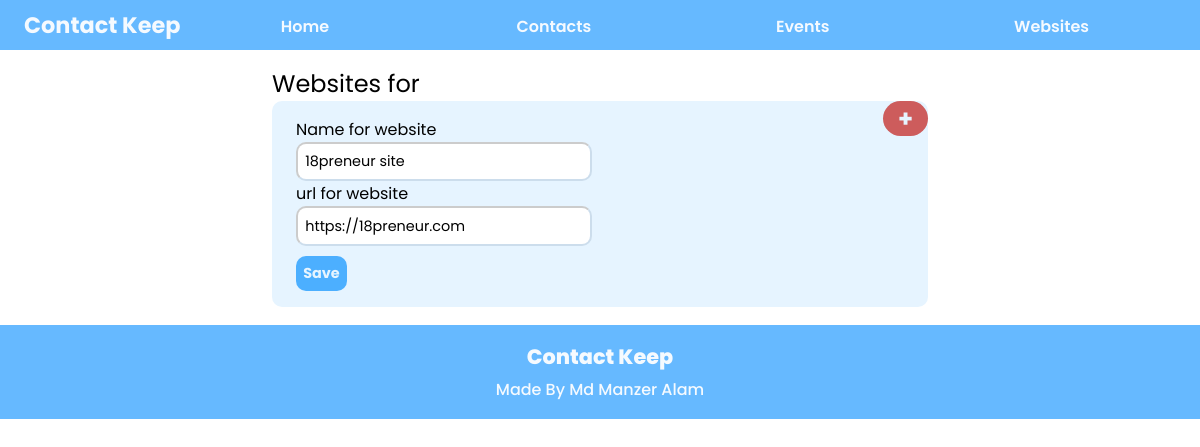
Page /websites/4/edit on the earlier database version.
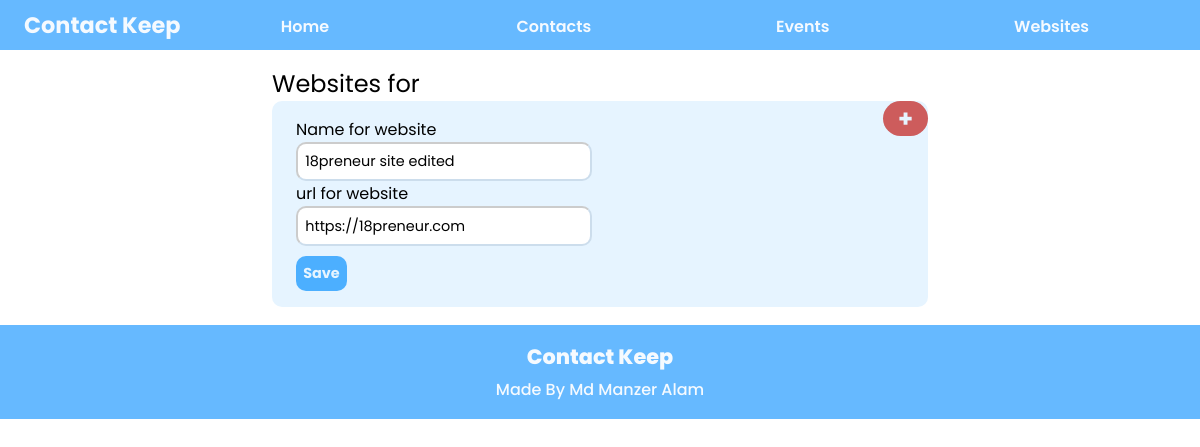
Same page on the later database version.
### contactkeep/models.py (models this page shows, shortened)
class Website(models.Model):
    event = models.ForeignKey(Event, on_delete=models.CASCADE)
    url = models.CharField("Link for website",max_length=250)
    name = models.CharField("Name for website",max_length=250)
    last_visit = models.DateTimeField("last visited on",auto_now=True)
    created_on = models.DateTimeField("Created on",auto_created=True,default=timezone.now)

### contactkeep/views.py (the view)
# urls.py: path('websites/<int:website_id>/edit',views.edit_website,name="website_edit"),
def edit_website(request,website_id):
    website = get_object_or_404(Website,id=website_id)
    if 'edit-website' in request.POST:
        website.name = request.POST.get('name')
        website.url = request.POST.get('url')
        website.created_on = timezone.now()
        website.save()
        return HttpResponseRedirect('/websites/'+str(website_id)+'/')
    context = {
        'website' : website,
    }
    return render(request,'contactkeep/edit_website.html',context)

### contactkeep/templates/contactkeep/edit_website.html (shortened to what this page needs)
{% load static %}
<!DOCTYPE html>
<html lang="en">
<head>
    <link rel="stylesheet" type="text/css" href="{% static 'contactkeep/websites.css' %}">
</head>
{% include 'contactkeep/snippets/navigation.html' %}
<body>
    <main>
        <h2 id="title">Websites for </h2>
        <section id="add-website">
            <button id="btn-add-website" onclick="toggleForm()">+</button>
            <form action="" method="post" enctype="multipart/form-data" id="form-add-website">
                <label for="name">Name for website</label>
                <br>
                <input type="text" value="{{website.name}}" name="name" id="id_name">
                <br>
                <label for="url">url for website</label>
                <br>
                <input type="text" value="{{website.url}}" name="url" id="id_url">
                <br>
                <input type="submit" name="edit-website" value="Save" id="submit-btn">
            </form>
        </section>
    </main>
</body>
{% include 'contactkeep/snippets/footer.html' %}
</html>

Differences in the rows shown:
changed Website "https://18preneur.com": name "18preneur site" → "18preneur site edited"
